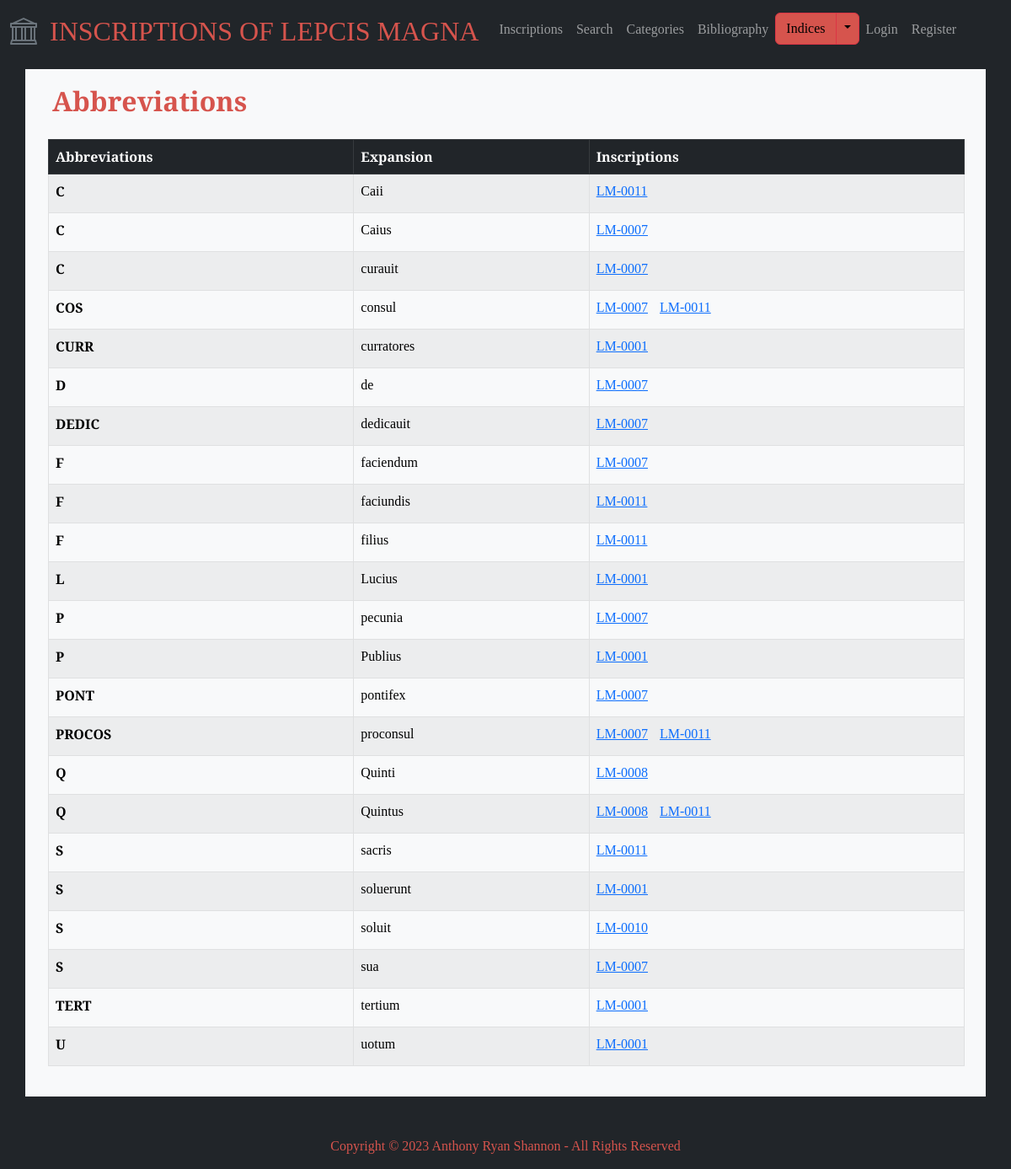
Screenshot of /abbreviations with the database file from the repository.
### lepcismagna/models.py (models this page shows, shortened)
class Abbreviation(models.Model):
    abbreviation = models.CharField(max_length=20, blank=True)
    expansion = models.CharField(max_length=50, blank=True)
    inscriptions = models.ManyToManyField('Inscription', blank=True)

class Inscription(models.Model):
    entry_creation_time = models.DateTimeField(auto_now_add=True)
    entry_creator = models.ForeignKey(User, on_delete=models.CASCADE, blank=True, null=True)
    is_validated = models.BooleanField(default=False)
    inscription_id = models.CharField(max_length=20, blank=True)
    title = models.CharField(max_length=100, blank=True)
    description = models.TextField(blank=True)
    materials = models.ManyToManyField('Material', blank=True, related_name='materials')
    object_types = models.ManyToManyField('ObjectType', blank=True, related_name='object_types')
    text = models.TextField(blank=True)
    techniques = models.ManyToManyField('Technique', blank=True, related_name='techniques')
    letters = models.TextField(blank=True)
    languages = models.ManyToManyField('Language', blank=True, related_name='languages')
    date = models.CharField(max_length=100)
    findspot_description = models.TextField(blank=True)
    associated_inscriptions = models.ManyToManyField('self', blank=True)
    original_location = models.CharField(max_length=255)
    last_recorded_location = models.CharField(max_length=255)
    repositories = models.ManyToManyField('Repository', blank=True, related_name='repositories')
    categories = models.ManyToManyField('Category', blank=True, related_name='categories')
    transcription_interpretive = models.TextField(blank=True)
    transcription_diplomatic = models.TextField(blank=True)
    transcription_appcrit = models.TextField(blank=True)
    translation_english = models.TextField(blank=True)
    commentary = models.TextField(blank=True)
    epigraphic_references = models.ManyToManyField('EpigraphicReference', blank=True, related_name='epigraphic_references')
    bibliography_text = models.TextField(blank=True)
    bibliography_entries = models.ManyToManyField('Bibliography', blank=True, related_name='bibliography_entries')
    images = models.ManyToManyField('Image', blank=True, related_name='images')
    abbreviations = models.ManyToManyField('Abbreviation', blank=True, related_name='abbreviations')
    age_at_death = models.ManyToManyField('AgeAtDeath', blank=True, related_name='age_at_death')
    divine_sacred_beings = models.ManyToManyField('DivineSacredBeing', blank=True, related_name='divine_sacred_beings')
    emperors_imperial_family = models.ManyToManyField('EmperorImperialFamily', blank=True, related_name='emperors_imperial_family')
    erasures = models.ManyToManyField('Erasure', blank=True, related_name='erasures')
    findspots = models.ManyToManyField('Findspot', blank=True, related_name='findspots')
    fragments = models.ManyToManyField('Fragment', blank=True, related_name='fragments')
    organizations = models.ManyToManyField('Organization', blank=True, related_name='organizations')
    people = models.ManyToManyField('Person', blank=True, related_name='people')
    personal_names = models.ManyToManyField('PersonalName', blank=True, related_name='personal_names')
    place_names = models.ManyToManyField('PlaceName', blank=True, related_name='place_names')
    symbols = models.ManyToManyField('Symbol', blank=True, related_name='symbols')
    words = models.ManyToManyField('Word', blank=True, related_name='words')

### lepcismagna/views.py (the view)
# urls.py: path("abbreviations", views.abbreviations, name="abbreviations"),
def abbreviations(request):
    abbreviations = Abbreviation.objects.prefetch_related('inscriptions')
    return render(request, "lepcismagna/abbreviations.html", {"abbreviations": abbreviations})

### lepcismagna/templates/lepcismagna/abbreviations.html
{% extends "lepcismagna/layout.html" %} {% block body %}
<div class="index-header">
  <h2>Abbreviations</h2>
</div>
<table class="table table-striped table-hover table-bordered">
  <thead class="table-dark">
    <tr>
      <th scope="col">Abbreviations</th>
      <th scope="col">Expansion</th>
      <th scope="col">Inscriptions</th>
    </tr>
  </thead>
  <tbody class="table-light">
    {% for abbreviation in abbreviations %}
    {% if abbreviation.inscriptions.all %}
    <tr>
      <th scope="row">{{ abbreviation.abbreviation }}</th>
      <td>{{ abbreviation.expansion|safe }}</td>
      <td>
        <ul id="index-inscription-list">
          {% for inscription in abbreviation.inscriptions.all %}
          <li class="inscription-list-item">
            <a href="{% url 'inscription_detail' inscription.inscription_id|default:'No inscription ID' %}">
              {{ inscription.inscription_id }}
            </a>
          </li>
          {% endfor %}
        </ul>
      </td>
    </tr>
    {% endif %}
    {% endfor %}
  </tbody>
</table>
{% endblock %}

### lepcismagna/static/lepcismagna/styles.css (style rules this page uses)
body { font-family: "EB Garamond", serif; font-style: normal; font-variant: normal; }
h2 { color: #d6544d; font-size: 32px; font-weight: 700; line-height: 35px; padding: 10px; }
li:not(last-child) { margin-bottom: 5px; }
.index-header { padding: 10px; }
.inscription-list-item { display: inline-block; margin-right: 10px; }
.table { margin-left: 15px; width: 97.5%; }
#inscriptions-list, #index-inscription-list, #category-items, #dossier-list { list-style: none; padding-left: 0; margin: 0; }

### rows the page displays
Abbreviation: abbreviation "CURR", expansion "curratores"
Inscription: inscription_id "LM-0001"
Abbreviation: abbreviation "L", expansion "Lucius"
Abbreviation: abbreviation "P", expansion "Publius"
Abbreviation: abbreviation "S", expansion "soluerunt"
Abbreviation: abbreviation "TERT", expansion "tertium"
Abbreviation: abbreviation "U", expansion "uotum"
Abbreviation: abbreviation "C", expansion "curauit"
Inscription: inscription_id "LM-0007"
Abbreviation: abbreviation "C", expansion "Caius"
Abbreviation: abbreviation "COS", expansion "consul"
Inscription: inscription_id "LM-0011"
Abbreviation: abbreviation "D", expansion "de"
Abbreviation: abbreviation "DEDIC", expansion "dedicauit"
Abbreviation: abbreviation "F", expansion "faciendum"
Abbreviation: abbreviation "PONT", expansion "pontifex"
Abbreviation: abbreviation "P", expansion "pecunia"
Abbreviation: abbreviation "PROCOS", expansion "proconsul"
Abbreviation: abbreviation "S", expansion "sua"
Abbreviation: abbreviation "Q", expansion "Quintus"
Inscription: inscription_id "LM-0008"
Abbreviation: abbreviation "Q", expansion "Quinti"
Abbreviation: abbreviation "S", expansion "soluit"
Inscription: inscription_id "LM-0010"
Abbreviation: abbreviation "C", expansion "Caii"
Abbreviation: abbreviation "F", expansion "filius"
Abbreviation: abbreviation "S", expansion "sacris"
Abbreviation: abbreviation "F", expansion "faciundis"
